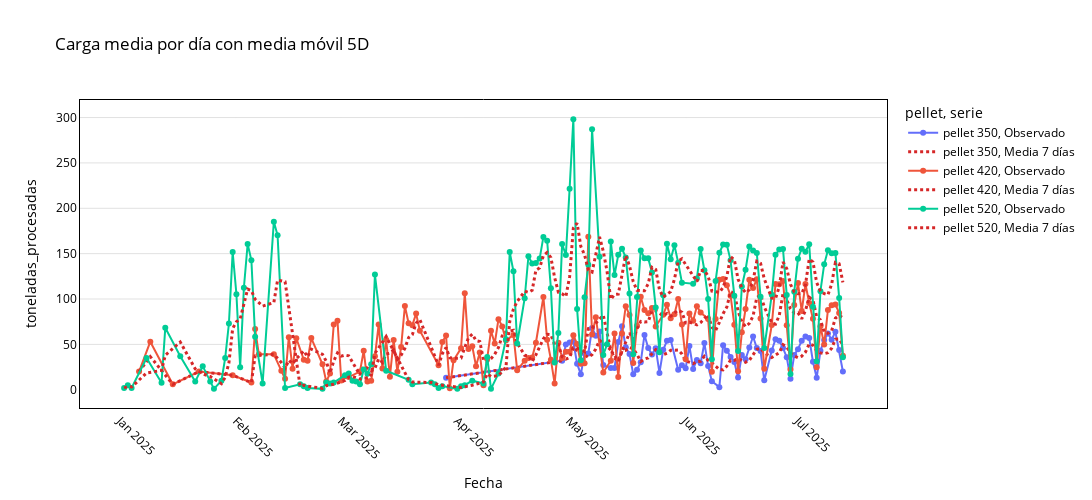

The notebook cell saved with this chart:
### Code cell
fig = line_with_rolling(
    df=summary_pel_date,
    x="Fecha",
    y="toneladas_procesadas",     # <- tu métrica
    color="pellet",    # <- tu categoría (equivalente a hue)
    window="5D",       # "7D" = ventana temporal de 7 días; usa 7 si son 7 observaciones
    title="Carga media por día con media móvil 5D",
    color_discrete_map={
        # opcional: colores corporativos por 'pellet'
        # "Pellet A": "#17877D",
        # "Pellet B": "#5A5A5A",
        # ...
    }
)
fig.show()
